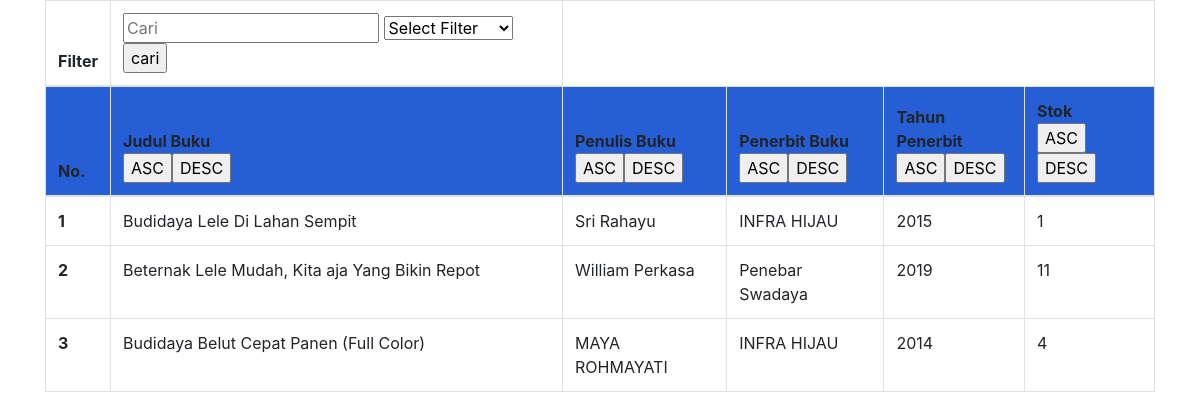
The page / on the database its author committed.
### tables this page shows
CREATE TABLE `buku` (
  `id` int(11) NOT NULL,
  `judul` varchar(100) NOT NULL,
  `penulis` varchar(100) NOT NULL,
  `penerbit` varchar(100) NOT NULL,
  `tahun_terbit` char(4) NOT NULL,
  `stok` int(11) NOT NULL
);

### php/Perpustakaan.php (called while the page is built, shortened)
<?php
    class Perpustakaan{
        private $mysqli;
        public function __construct($conn)
        {
            $this->mysqli = $conn;
        }
        public function tampil($id=null){
            $db = $this->mysqli->conn;
            $sql = "SELECT * FROM buku ";
            $query = $db->query($sql) or die($db->error);
            return $query;
        }
    }
?>

### index.php (the view, shortened to what this page needs)
<?php
    require_once('php/koneksi.php');
    require_once('php/Perpustakaan.php');
    $connection = new Database($host,$user,$pass,$database);
    $perpus = new Perpustakaan($connection);
?>
<!doctype html>
<html lang="en">
  <head>
    <link rel="stylesheet" href="https://stackpath.bootstrapcdn.com/bootstrap/4.4.1/css/bootstrap.min.css">
  </head>
  <body>
    <div class="container">
    <table class="table table-bordered" >
  <thead>
  <form action="" method="POST">
  <tr>
    <th>Filter</th>
    <td>
        <input type="text " name="q" placeholder="Cari">
        <select name="column" >
            <option value="">Select Filter</option>
        </select>
        <input type="submit" name="submit" id="" value="cari">
    </td>
    </tr>
    <tr style="background-color:#255ed5" >
      <th scope="col">No.</th>
      <th scope="col">Judul Buku <br><input type="submit" value="ASC" name="judul"><input type="submit" value="DESC" name="judul"></th>
      <th scope="col">Penulis Buku <br><input type="submit" value="ASC" name="penulis"><input type="submit" value="DESC" name="penulis"></th>
      <th scope="col">Penerbit Buku<br><input type="submit" value="ASC" name="penerbit"><input type="submit" value="DESC" name="penerbit"></th>
      <th scope="col">Tahun Penerbit<br><input type="submit" value="ASC" name="tahun_terbit"><input type="submit" value="DESC" name="tahun_terbit"></th>
      <th scope="col">Stok<br><input type="submit" value="ASC" name="stok"><input type="submit" value="DESC" name="stok"></th>
    </tr>
    </form>
  </thead>
  <tbody>
  <?php
    $no = 1;
    $sort = "";
    if(empty($sort)){
         $tampil = $perpus->tampil();
    }
    while($data = $tampil->fetch_object()){
  ?>
    <tr>
      <th scope="row"><?php echo $no++ ?></th>
      <td><?php echo $data->judul; ?></td>
      <td><?php echo $data->penulis; ?></td>
      <td><?php echo $data->penerbit; ?></td>
      <td><?php echo $data->tahun_terbit; ?></td>
      <td><?php echo $data->stok; ?></td>
    </tr>
    <?php } ?>
  </tbody>
</table>
    </div>
  </body>
</html>

### rows shown on the page
buku: judul "Budidaya Lele Di Lahan Sempit", penulis "Sri Rahayu", penerbit "INFRA HIJAU", tahun_terbit "2015", stok "1"
buku: judul "Beternak Lele Mudah, Kita aja Yang Bikin Repot", penulis "William Perkasa", penerbit "Penebar Swadaya", tahun_terbit "2019", stok "11"
buku: judul "Budidaya Belut Cepat Panen (Full Color)", penulis "MAYA ROHMAYATI", penerbit "INFRA HIJAU", tahun_terbit "2014", stok "4"
